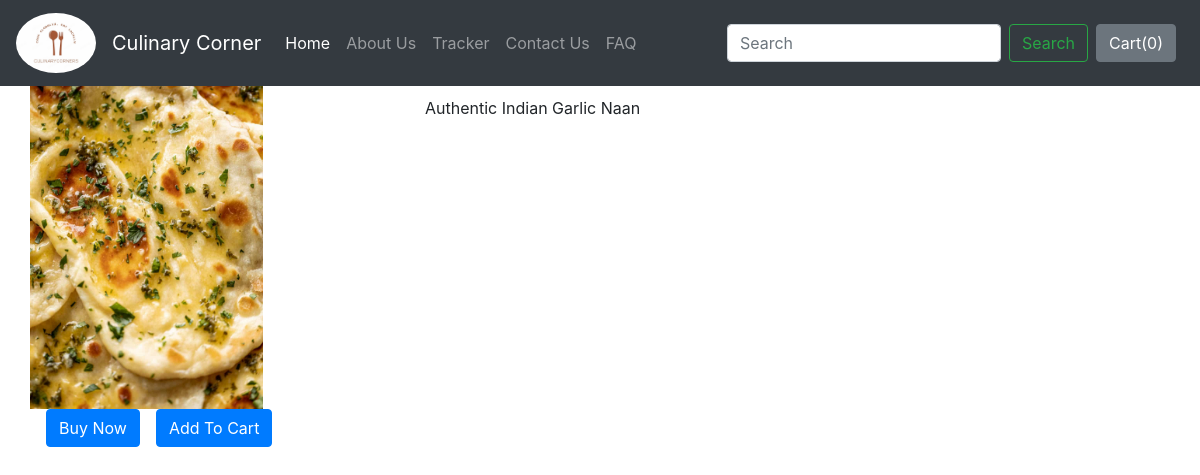
/shop/products/19, run on the app's committed database.
### shop/models.py (models this page shows, shortened)
class Product(models.Model):
    product_id = models.AutoField
    product_name = models.CharField(max_length=50)
    category = models.CharField(max_length=50, default="")
    subcategory = models.CharField(max_length=50, default="")
    price = models.IntegerField(default=0)
    desc = models.CharField(max_length=300)
    pub_date = models.DateField()
    image = models.ImageField(upload_to='shop/images', default="")

### shop/views.py (the view)
# urls.py: path("products/<int:myid>", views.product_view, name="ProductView"),
def product_view(request, myid):
    product = Product.objects.filter(id=myid)
    return render(request, 'shop/prodView.html', {'product':product[0]})

### shop/templates/shop/prodView.html (shortened to what this page needs)
{% extends 'shop/basic.html' %}
{% block body %}
<div class="container my-4">
    <div class="row">
    <div class="col-md-4">
    <div class="row">
        <img src="/media/{{product.image}}" width="233px" height="385px">
    </div>
        <div class="row">
            <button class="btn btn-primary mx-3">Buy Now</button>
            <button class="btn btn-primary">Add To Cart</button>
        </div>
    </div>
    <div class="col-md-8">
        <h5>{{product.product_name}}</h5>
        <p><b>Rs.{{product.price}} </b></p>
        <p>{{product.desc}}</p>
    </div>
    </div>
</div>
{% endblock %}

### data on the page
Product: image (picture), desc "Authentic Indian Garlic Naan"
